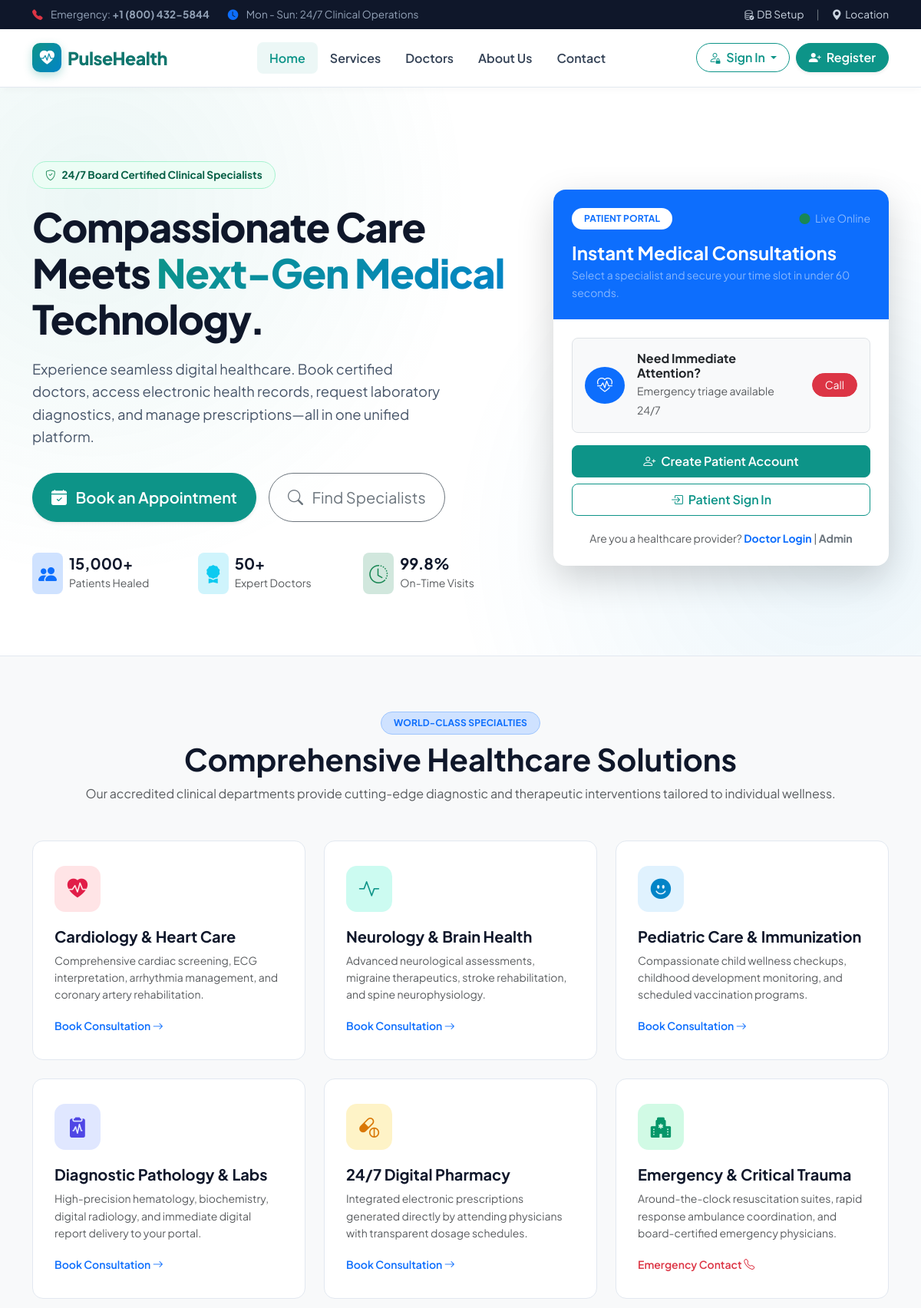
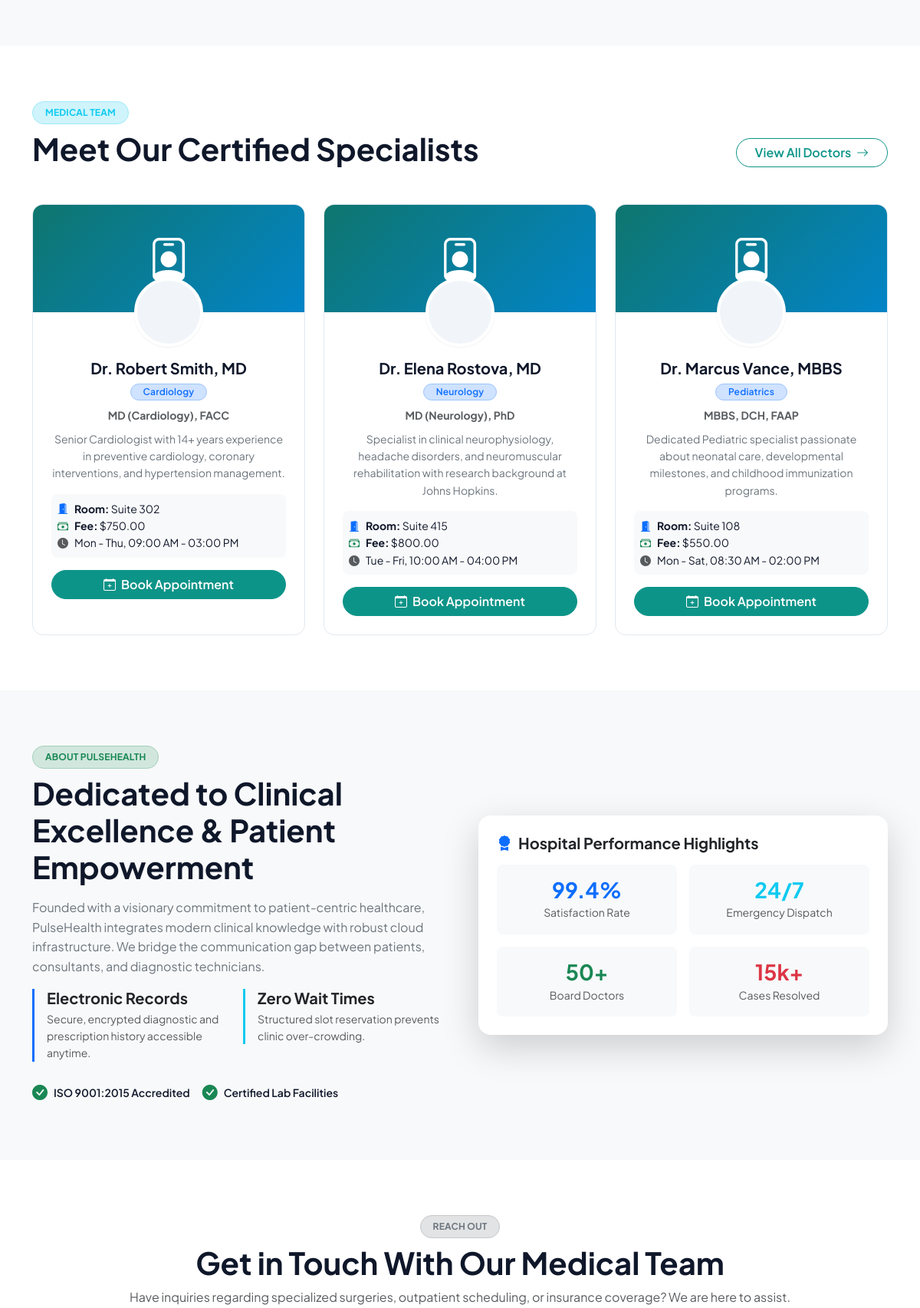
The page / (upper part) on the database its author committed (2 pictures, top to bottom).
### tables this page shows
CREATE TABLE IF NOT EXISTS `doctors` (
    `id` INT AUTO_INCREMENT PRIMARY KEY,
    `user_id` INT NOT NULL,
    `full_name` VARCHAR(100) NOT NULL,
    `specialization` VARCHAR(100) NOT NULL,
    `qualification` VARCHAR(100) NOT NULL,
    `phone` VARCHAR(20) NOT NULL,
    `room_no` VARCHAR(20) NOT NULL,
    `consultation_fee` DECIMAL(8, 2) NOT NULL DEFAULT 500.00,
    `bio` TEXT NULL,
    `available_days` VARCHAR(100) DEFAULT 'Mon - Fri, 09:00 AM - 05:00 PM',
    `created_at` TIMESTAMP DEFAULT CURRENT_TIMESTAMP,
    FOREIGN KEY (`user_id`) REFERENCES `users`(`id`) ON DELETE CASCADE
);

### index.php (the view, shortened to what the rows shown need)
<?php
require_once __DIR__ . '/config/db.php';
$featuredDoctors = [];
if ($db_connected && $pdo) {
    try {
        $stmt = $pdo->query("SELECT d.*, u.email FROM doctors d JOIN users u ON d.user_id = u.id WHERE u.status = 'active' LIMIT 6");
        $featuredDoctors = $stmt->fetchAll();
    } catch (Exception $e) {
        $featuredDoctors = [];
    }
}
include __DIR__ . '/includes/header.php';
?>
<section id="home" class="hero-section">
    <div class="container">
        <div class="row align-items-center g-5">
            <div class="col-lg-7">
                <h1 class="hero-title">
                    Compassionate Care Meets <span>Next-Gen Medical</span> Technology.
                </h1>
            </div>
        </div>
    </div>
</section>
<section id="services" class="py-5 bg-light">
    <div class="container py-4">
        <div class="text-center max-w-700 mx-auto mb-5">
            <h2 class="fw-bold display-6 mt-2">Comprehensive Healthcare Solutions</h2>
        </div>
    </div>
</section>
<section id="doctors" class="py-5 bg-white">
    <div class="container py-4">
        <div class="d-flex flex-column flex-md-row justify-content-between align-items-md-end mb-5">
            <div>
                <h2 class="fw-bold display-6 mt-2 mb-0">Meet Our Certified Specialists</h2>
            </div>
        </div>
        <div class="row g-4">
            <?php foreach ($featuredDoctors as $doc): ?>
                <div class="col-lg-4 col-md-6">
                    <div class="doctor-card">
                        <div class="doctor-avatar-box">
                            <i class="bi bi-person-badge"></i>
                        </div>
                        <div class="p-4 text-center pt-0">
                            <div class="d-flex justify-content-center">
                                <div class="doctor-avatar-circle">
                                </div>
                            </div>
                            <h5 class="fw-bold mt-3 mb-1"><?= htmlspecialchars($doc['full_name']) ?></h5>
                            <span class="badge bg-primary-subtle text-primary border border-primary-subtle px-3 py-1 rounded-pill mb-2">
                                <?= htmlspecialchars($doc['specialization']) ?>
                            </span>
                            <p class="small text-muted mb-2"><strong><?= htmlspecialchars($doc['qualification']) ?></strong></p>
                            <p class="small text-secondary mb-3"><?= htmlspecialchars($doc['bio']) ?></p>
                            <div class="p-2 bg-light rounded-3 text-start small mb-3">
                                <div><i class="bi bi-door-open-fill text-primary me-2"></i><strong>Room:</strong> <?= htmlspecialchars($doc['room_no']) ?></div>
                                <div><i class="bi bi-cash-stack text-success me-2"></i><strong>Fee:</strong> $<?= htmlspecialchars($doc['consultation_fee']) ?></div>
                                <div><i class="bi bi-clock-fill text-muted me-2"></i><?= htmlspecialchars($doc['available_days']) ?></div>
                            </div>
                            <a href="patient/login.php" class="btn btn-primary w-100 rounded-pill">
                                <i class="bi bi-calendar-plus me-1"></i> Book Appointment
                            </a>
                        </div>
                    </div>
                </div>
            <?php endforeach; ?>
        </div>
    </div>
</section>
<section id="about" class="py-5 bg-light">
    <div class="container py-4">
        <div class="row align-items-center g-5">
            <div class="col-lg-6">
                <h2 class="fw-bold display-6 mt-2 mb-3">Dedicated to Clinical Excellence & Patient Empowerment</h2>
            </div>
        </div>
    </div>
</section>
<section id="contact" class="py-5 bg-white">
    <div class="container py-4">
        <div class="text-center max-w-700 mx-auto mb-5">
            <h2 class="fw-bold display-6 mt-2">Get in Touch With Our Medical Team</h2>
        </div>
    </div>
</section>
<?php include __DIR__ . '/includes/footer.php'; ?>

### rows shown on the page
doctors: full_name "Dr. Robert Smith, MD", specialization "Cardiology", qualification "MD (Cardiology), FACC", bio "Senior Cardiologist with 14+ years experience in preventive cardiology, coronary interventions, and hypertension management.", room_no "Suite 302", consultation_fee "750.00", available_days "Mon - Thu, 09:00 AM - 03:00 PM"
doctors: full_name "Dr. Elena Rostova, MD", specialization "Neurology", qualification "MD (Neurology), PhD", bio "Specialist in clinical neurophysiology, headache disorders, and neuromuscular rehabilitation with research background at Johns Hopkins.", room_no "Suite 415", consultation_fee "800.00", available_days "Tue - Fri, 10:00 AM - 04:00 PM"
doctors: full_name "Dr. Marcus Vance, MBBS", specialization "Pediatrics", qualification "MBBS, DCH, FAAP", bio "Dedicated Pediatric specialist passionate about neonatal care, developmental milestones, and childhood immunization programs.", room_no "Suite 108", consultation_fee "550.00", available_days "Mon - Sat, 08:30 AM - 02:00 PM"

### other values the page prints
APP_NAME "PulseHealth"
